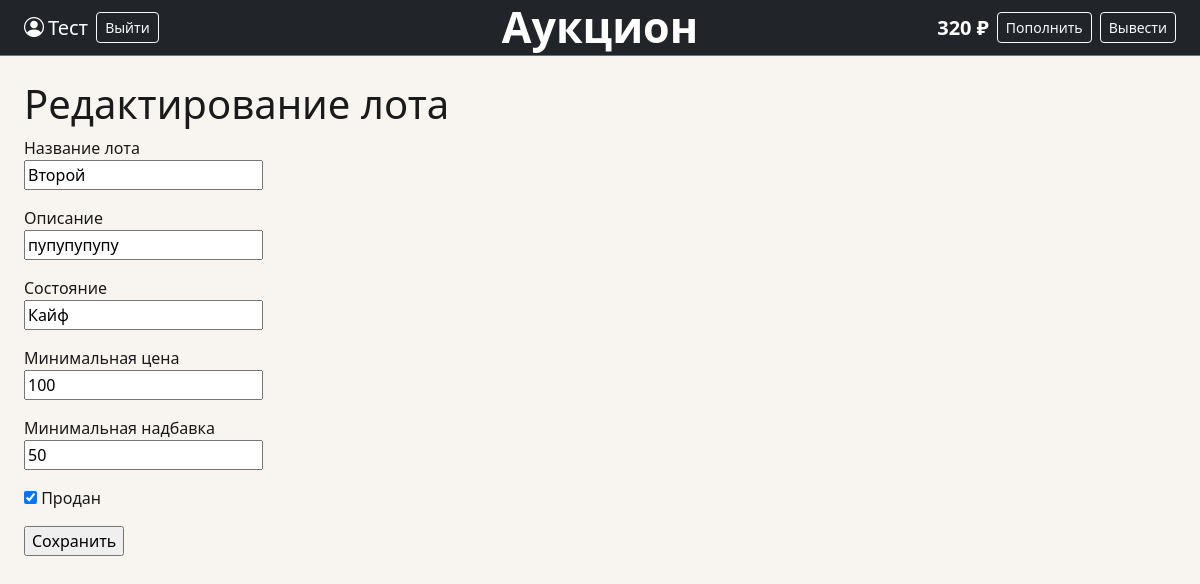
Screenshot of /lot/1 (signed in) with the database file from the repository.
### data/users.py (models this page shows, shortened)
class User(SqlAlchemyBase, UserMixin, SerializerMixin):
    __tablename__ = 'users'
    id = sqlalchemy.Column(sqlalchemy.Integer, primary_key=True, autoincrement=True)
    name = sqlalchemy.Column(sqlalchemy.String, nullable=True) # имя пользователя, заполняется пользователем
    email = sqlalchemy.Column(sqlalchemy.String, index=True, unique=True, nullable=True) # его почта, заполняется пользователем
    hashed_password = sqlalchemy.Column(sqlalchemy.String, nullable=True) # пароль, заполняется пользователем
    modified_date = sqlalchemy.Column(sqlalchemy.DateTime, default=datetime.datetime.now) # дата создания
    balance = sqlalchemy.Column(sqlalchemy.Integer, autoincrement=True, default=0) # баланс, автоматически = 0
    lots = orm.relationship("Lots", back_populates='user') # связь с другой бд

### data/lots.py (models this page shows)
class Lots(SqlAlchemyBase, SerializerMixin):
    __tablename__ = 'lots'
    id = sqlalchemy.Column(sqlalchemy.Integer,
                           primary_key=True,
                           autoincrement=True)
    name = sqlalchemy.Column(sqlalchemy.String, nullable=True) # имя лота
    description = sqlalchemy.Column(sqlalchemy.String, nullable=True) # описание
    condition = sqlalchemy.Column(sqlalchemy.String, nullable=True) # состояние лота
    minimal_cost = sqlalchemy.Column(sqlalchemy.Integer, nullable=True) # минимальная цена
    minimum_premium = sqlalchemy.Column(sqlalchemy.Integer, nullable=True) # минимальная надбавка
    curr_cost = sqlalchemy.Column(sqlalchemy.Integer, nullable=True) # текущая максимальная стоимость товара
    owner_id = sqlalchemy.Column(sqlalchemy.Integer, sqlalchemy.ForeignKey("users.id")) # id собственника товара
    is_selled = sqlalchemy.Column(sqlalchemy.Boolean, default=False) # продан ли товар
    user = orm.relationship("User")

### main.py (the view, shortened to what this page needs)
@app.route('/lot/<int:id>', methods=['GET', 'POST'])
@login_required
def edit_lot(id):
    form = LotForm()
    db_sess = db_session.create_session()
    lot = db_sess.query(Lots).filter(Lots.id == id).first()
    if not lot or not (current_user.id == lot.owner_id or current_user.id == 1):
        abort(404)
    if request.method == 'GET':
        form.name.data = lot.name
        form.description.data = lot.description
        form.condition.data = lot.condition
        form.minimal_cost.data = lot.minimal_cost
        form.minimum_premium.data = lot.minimum_premium
        form.is_selled.data = lot.is_selled
    return render_template('edit_lot.html', title='Редактирование лота', form=form)

### forms/lot.py
class LotForm(FlaskForm):
    name = StringField('Название лота', validators=[DataRequired()])
    description = StringField('Описание', validators=[DataRequired()])
    condition = StringField('Состояние', validators=[DataRequired()])
    minimal_cost = IntegerField('Минимальная цена', validators=[DataRequired()])
    minimum_premium = IntegerField('Минимальная надбавка', validators=[DataRequired()])
    is_selled = BooleanField('Продан')
    submit = SubmitField('Сохранить')

### data/db_session.py (called while the page is built)
def create_session() -> Session:
    global __factory
    return __factory()

### main.py (called while the page is built)
@login_manager.user_loader
def load_user(user_id):
    db_sess = db_session.create_session()
    return db_sess.get(User, user_id)

### templates/edit_lot.html (shortened to what this page needs)
{% extends "base.html" %}
{% block content %}
<h1>{{ title }}</h1>
<form action="" method="post">
    <p>
        {{ form.name.label }}<br>
        {{ form.name() }}<br>
    </p>
    <p>
        {{ form.description.label }}<br>
        {{ form.description() }}<br>
    </p>
    <p>
        {{ form.condition.label }}<br>
        {{ form.condition() }}<br>
    </p>
    <p>
        {{ form.minimal_cost.label }}<br>
        {{ form.minimal_cost() }}<br>
    </p>
    <p>
        {{ form.minimum_premium.label }}<br>
        {{ form.minimum_premium() }}<br>
    </p>
    <p>
        {{ form.is_selled() }} {{ form.is_selled.label }}
    </p>
    <p>{{ form.submit() }}</p>
</form>
{% endblock %}

### templates/base.html (shortened to what this page needs)
<!DOCTYPE html>
<html lang="ru">
<head>
    <link rel="stylesheet" href="https://cdn.jsdelivr.net/npm/bootstrap@5.3.0/dist/css/bootstrap.min.css">
    <link rel="stylesheet" href="https://cdn.jsdelivr.net/npm/bootstrap-icons@1.11.0/font/bootstrap-icons.css">
    <link rel="stylesheet" href="{{ url_for('static', filename='css/style.css') }}">
</head>
<body>
<nav class="navbar navbar-dark bg-dark border-bottom border-secondary">
    <div class="container-fluid px-4">
        <div class="d-flex align-items-center gap-2">
            {% if current_user.is_authenticated %}
                <span class="text-white d-flex align-items-center gap-1 fs-5">
                    <i class="bi bi-person-circle"></i>
                    {{ current_user.name }}
                </span>
                <a class="btn btn-sm btn-outline-light" href="/logout">Выйти</a>
            {% else %}
                <a class="btn btn-sm btn-outline-light" href="/register">Зарегистрироваться</a>
                <a class="btn btn-sm btn-light" href="/login">Войти</a>
            {% endif %}
        </div>
        <a class="navbar-brand position-absolute start-50 translate-middle-x fw-bold"
           href="/"
           style="font-size: 43px"
        >Аукцион</a>
        <div class="d-flex align-items-center gap-2 ms-auto">
            {% if current_user.is_authenticated %}
                <span class="text-white fw-semibold fs-5">{{ current_user.balance }} ₽</span>
                <a class="btn btn-sm btn-outline-light" href="/balance">Пополнить</a>
                <a class="btn btn-sm btn-outline-light" href="/balance">Вывести</a>
            {% endif %}
        </div>
    </div>
</nav>
<div class="container-fluid px-4 py-4">
    {% block content %}
    {% endblock %}
</div>
</body>
</html>

### static/css/style.css (style rules this page uses)
body { background-color: #f8f5f0; color: #1a1a1a; }
.navbar { min-height: 56px; }
a { color: #1a1a1a; }

### rows the page displays
User: name "Тест", balance "320"
Lots: name "Второй", description "пупупупупу", condition "Кайф", minimal_cost "100", minimum_premium "50", is_selled "☑"

### other values shown
{{ title }} "Редактирование лота"
